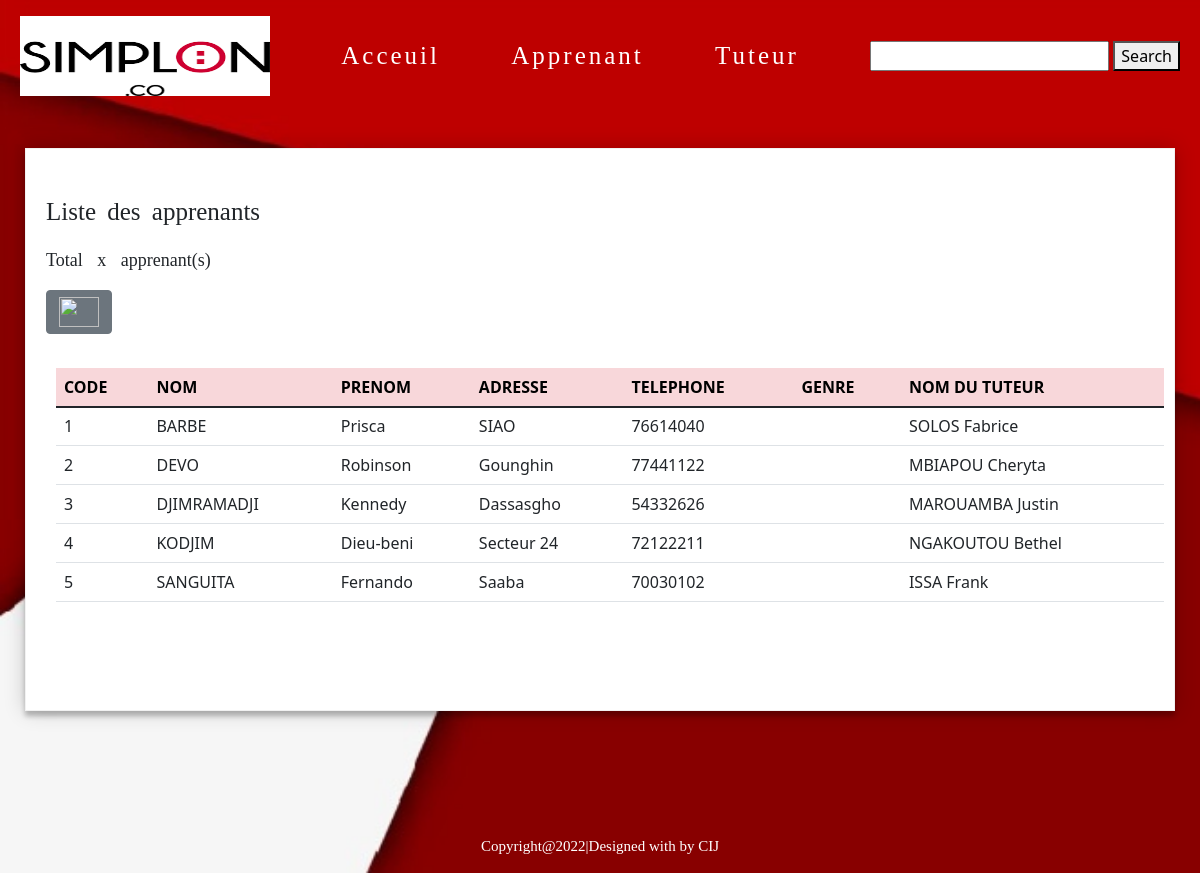
The app's page /appliste.php with its own data.
### tables this page shows
CREATE TABLE IF NOT EXISTS `apprenant` (
  `codeApp` int(11) NOT NULL AUTO_INCREMENT,
  `codeTuteur` int(11) NOT NULL,
  `nom` varchar(254) DEFAULT NULL,
  `prenom` varchar(254) DEFAULT NULL,
  `adresse` varchar(254) DEFAULT NULL,
  `phone` int(11) DEFAULT NULL,
  `genre` varchar(254) DEFAULT NULL,
  PRIMARY KEY (`codeApp`),
  KEY `FK_association1` (`codeTuteur`)
);

CREATE TABLE IF NOT EXISTS `tuteur` (
  `codeTuteur` int(11) NOT NULL AUTO_INCREMENT,
  `nomTuteur` varchar(254) DEFAULT NULL,
  `prenomTuteur` varchar(254) DEFAULT NULL,
  `adresseTuteur` varchar(254) DEFAULT NULL,
  `phoneTuteur` int(11) DEFAULT NULL,
  `genre` varchar(254) DEFAULT NULL,
  `profession` varchar(254) DEFAULT NULL,
  PRIMARY KEY (`codeTuteur`)
);

### appliste.php (the view, shortened to what this page needs)
<html>
    <head>
        <link rel="stylesheet" href="style.css" media="screen" type="text/css" />
    </head>
    <body>
        <?php
            include 'menu.php'
         ?>
        <div id="container-fluid">
            <form action="formapprenant.php" method="POST"><br>
                <div id="liste1">
                    <p>Liste des apprenants</p>
                </div>
                <div id="liste2">
                    <p>Total x apprenant(s)</p>
                </div>
                <a type="button" class="btn btn-secondary" href="formapprenant.php">
                    <img src="./images/plus1" alt="" width="40" height="30">
                </a>
                <br><br>
                <table class="table">
                    <thead class="table-danger">
                        <tr>
                        <th scope="col">CODE</th>
                        <th scope="col">NOM</th>
                        <th scope="col">PRENOM</th>
                        <th scope="col">ADRESSE</th>
                        <th scope="col">TELEPHONE</th>
                        <th scope="col">GENRE</th>
                        <th scope="col">NOM DU TUTEUR</th>
                        </tr>
                    </thead>
                    <tbody>
                    <tr>
                    <?php
                        try {
                            $pdo = new PDO("mysql:host=localhost;dbname=bdapptrue", "root", "");
                            } catch (PDOException $exc) {
                            echo $exc->getMessage();
                            exit();
                            }
                            $sql = $pdo->query('SELECT * FROM apprenant ORDER BY nom ASC');
                            $i = 0;
                            while ($donnees = $sql->fetch()) {
                                if ($donnees['codeTuteur']) {
                                $reqtuteur = $pdo->query("SELECT nomTuteur,prenomTuteur FROM tuteur WHERE codeTuteur=$donnees[codeTuteur]");
                                while ($tut = $reqtuteur->fetch()) {
                                    $nomTuteur = $tut['nomTuteur'];
                                    $prenomTuteur = $tut['prenomTuteur'];
                                }
                                }
                                $i++;
                                echo "<tr>";
                                echo "<td> $i </td>";
                                echo "<td> $donnees[nom] </td>";
                                echo "<td> $donnees[prenom] </td>";
                                echo "<td> $donnees[adresse] </td>";
                                echo "<td> $donnees[phone] </td>";
                                echo "<td> $donnees[genre] </td>";
                                echo "<td>" . $nomTuteur . " " . $prenomTuteur . "</td>";
                                echo "</tr>";
                            }
                    ?>
                    </tr>
                    </tbody>
                </table>
                <br><br><br>
            </form>
            <br><br>
        </div>
        <div id="texte2">
            <p>Copyright@2022|Designed with by CIJ </p>
        </div>
    </body>
</html>

### menu.php (shortened to what this page needs)
<!DOCTYPE html>
<html lang="en">
<head>
    <link rel="stylesheet" href="style.css" media="screen" type="text/css" />
    <link rel="stylesheet" href="bootstrap-5.1.3-dist/css/bootstrap.min.css">
</head>
<body>
    <nav class="navbar  navbar-light">
        <div class="container-fluid m-2 d-flex ">
            <img src="./images/logo.png" alt="" width="250px" height="80px">
            <div id="text">
                <a href="login.php">Acceuil</a>
            </div>
            <div id="text">
                <a href="formapprenant.php">Apprenant</a>
            </div>
            <div id="text">
                <a href="formtuteur.php">Tuteur</a>
            </div>
            <div id="rche">
              <input type="search" aria-label="Search">
              <button type="submit" bg-dark>Search</button>
            </div>
        </div>
      </nav>
</body>
</html>

### style.css (style rules this page uses)
body { background-image: url(./images/imge.jpg); background-repeat: no-repeat; background-size: cover; }
#container-fluid { width:1150px; margin:0 auto; margin-top:3%; }
form { width:100%; padding: 20px; border: 1px solid #f1f1f1; background: #fff; box-shadow: 0 0 20px 0 rgba(0, 0, 0, 0.2), 0 5px 5px 0 rgba(0, 0, 0, 0.24); }
#texte2 { margin-top: 5%; text-align: center; font-family: 'Trebuchet MS'; font-size: 15px; ;color: #fff; }
#liste1 { font-family: algerian; font-size: 25px; word-spacing: 5px; }
#liste2 { font-family: 'Trebuchet MS'; font-size: 18px; word-spacing: 10px; }
#text a { color: #fff; justify-content: space-between; text-decoration: none; font-family:algerian; font-size: 25px; letter-spacing: 3px; }
table { margin: 10px; border: 1px; width: 100%; }

### records on screen
apprenant: nom "BARBE", prenom "Prisca", adresse "SIAO", phone "76614040", tuteur.nomTuteur "SOLOS", tuteur.prenomTuteur "Fabrice"
apprenant: nom "DEVO", prenom "Robinson", adresse "Gounghin", phone "77441122", tuteur.nomTuteur "MBIAPOU", tuteur.prenomTuteur "Cheryta"
apprenant: nom "DJIMRAMADJI", prenom "Kennedy", adresse "Dassasgho", phone "54332626", tuteur.nomTuteur "MAROUAMBA", tuteur.prenomTuteur "Justin"
apprenant: nom "KODJIM", prenom "Dieu-beni", adresse "Secteur 24", phone "72122211", tuteur.nomTuteur "NGAKOUTOU", tuteur.prenomTuteur "Bethel"
apprenant: nom "SANGUITA", prenom "Fernando", adresse "Saaba", phone "70030102", tuteur.nomTuteur "ISSA", tuteur.prenomTuteur "Frank"
